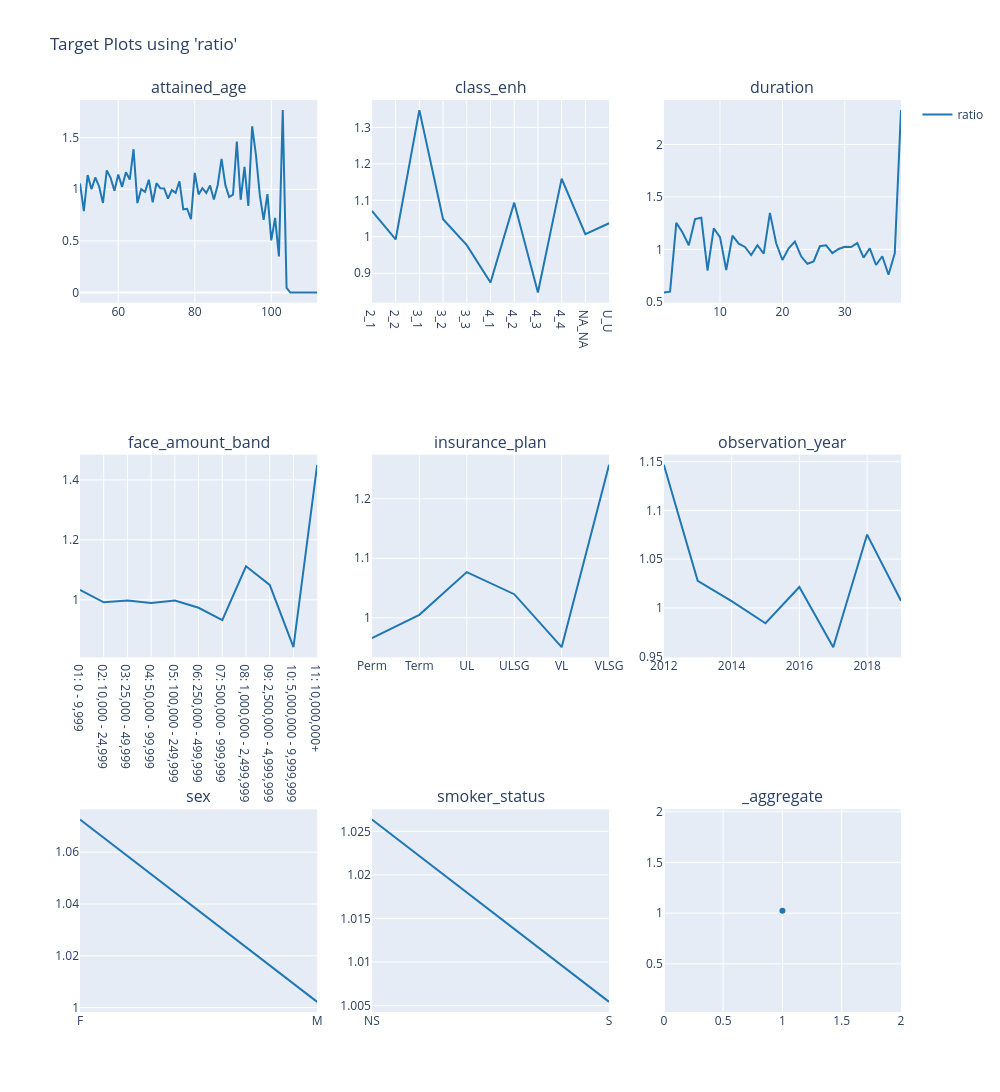

The code cell stored with this chart in its notebook:
### Code cell
# test set
charters.target(
    df=model_data.loc[X_test.index],
    target="ratio",
    cols=3,
    features=model_features,
    numerator=["death_claim_amount"],
    denominator=["exp_amt_neural"],
).show()

### Figure 1 — Plotly figure (JSON) as saved in the notebook; plotly's stock layout.template omitted (floating-point values rounded to 4 significant figures)
{"data": [{"line": {"color": "#1F77B4"}, "mode": "lines", "name": "ratio", "showlegend": true, "type": "scatter", "x": [50, 51, 52, 53, 54, 55, 56, 57, 58, 59, 60, 61, 62, 63, 64, 65, 66, 67, 68, 69, 70, 71, 72, 73, 74, 75, 76, 77, 78, 79, 80, 81, 82, 83, 84, 85, 86, 87, 88, 89, 90, 91, 92, 93, 94, 95, 96, 97, 98, 99, 100, 101, 102, 103, 104, 105, 106, 107, 108, 109, 110, 111, 112], "xaxis": "x", "y": [1.057, 0.7876, 1.138, 1.0, 1.114, 1.027, 0.8672, 1.183, 1.112, 0.9852, 1.143, 1.023, 1.166, 1.094, 1.388, 0.8662, 1.002, 0.9758, 1.092, 0.8744, 1.059, 1.01, 1.008, 0.9092, 0.9924, 0.9656, 1.078, 0.8062, 0.8116, 0.7112, 1.159, 0.9507, 1.01, 0.9645, 1.036, 0.9005, 1.042, 1.294, 1.04, 0.9253, 0.9474, 1.463, 0.8983, 1.217, 0.838, 1.609, 1.332, 0.9455, 0.7035, 0.9537, 0.5052, 0.7238, 0.3497, 1.767, 0.04546, 0.0, 0.0, 0.0, 0.0, 0.0, 0.0, 0.0, 0.0], "yaxis": "y"}, {"line": {"color": "#1F77B4"}, "mode": "lines", "name": "ratio", "showlegend": false, "type": "scatter", "x": ["2_1", "2_2", "3_1", "3_2", "3_3", "4_1", "4_2", "4_3", "4_4", "NA_NA", "U_U"], "xaxis": "x2", "y": [1.071, 0.9927, 1.347, 1.048, 0.977, 0.8745, 1.094, 0.8471, 1.159, 1.007, 1.037], "yaxis": "y2"}, {"line": {"color": "#1F77B4"}, "mode": "lines", "name": "ratio", "showlegend": false, "type": "scatter", "x": [1, 2, 3, 4, 5, 6, 7, 8, 9, 10, 11, 12, 13, 14, 15, 16, 17, 18, 19, 20, 21, 22, 23, 24, 25, 26, 27, 28, 29, 30, 31, 32, 33, 34, 35, 36, 37, 38, 39], "xaxis": "x3", "y": [0.5885, 0.597, 1.253, 1.16, 1.039, 1.289, 1.301, 0.7986, 1.2, 1.117, 0.8026, 1.13, 1.054, 1.023, 0.9454, 1.04, 0.9601, 1.348, 1.058, 0.8983, 1.01, 1.074, 0.9336, 0.8622, 0.8846, 1.029, 1.039, 0.9635, 1.003, 1.025, 1.023, 1.06, 0.9204, 1.01, 0.8509, 0.9346, 0.7584, 0.9627, 2.327], "yaxis": "y3"}, {"line": {"color": "#1F77B4"}, "mode": "lines", "name": "ratio", "showlegend": false, "type": "scatter", "x": ["01: 0 - 9,999", "02: 10,000 - 24,999", "03: 25,000 - 49,999", "04: 50,000 - 99,999", "05: 100,000 - 249,999", "06: 250,000 - 499,999", "07: 500,000 - 999,999", "08: 1,000,000 - 2,499,999", "09: 2,500,000 - 4,999,999", "10: 5,000,000 - 9,999,999", "11: 10,000,000+"], "xaxis": "x4", "y": [1.033, 0.9918, 0.9975, 0.9894, 0.9978, 0.9735, 0.9324, 1.112, 1.05, 0.842, 1.45], "yaxis": "y4"}, {"line": {"color": "#1F77B4"}, "mode": "lines", "name": "ratio", "showlegend": false, "type": "scatter", "x": ["Perm", "Term", "UL", "ULSG", "VL", "VLSG"], "xaxis": "x5", "y": [0.9659, 1.005, 1.077, 1.04, 0.9506, 1.257], "yaxis": "y5"}, {"line": {"color": "#1F77B4"}, "mode": "lines", "name": "ratio", "showlegend": false, "type": "scatter", "x": [2012, 2013, 2014, 2015, 2016, 2017, 2018, 2019], "xaxis": "x6", "y": [1.147, 1.028, 1.007, 0.9842, 1.021, 0.9596, 1.075, 1.007], "yaxis": "y6"}, {"line": {"color": "#1F77B4"}, "mode": "lines", "name": "ratio", "showlegend": false, "type": "scatter", "x": ["F", "M"], "xaxis": "x7", "y": [1.073, 1.002], "yaxis": "y7"}, {"line": {"color": "#1F77B4"}, "mode": "lines", "name": "ratio", "showlegend": false, "type": "scatter", "x": ["NS", "S"], "xaxis": "x8", "y": [1.026, 1.005], "yaxis": "y8"}, {"line": {"color": "#1F77B4"}, "mode": "markers", "name": "ratio", "showlegend": false, "type": "scatter", "x": [1], "xaxis": "x9", "y": [1.024], "yaxis": "y9"}], "layout": {"annotations": [{"font": {"size": 16}, "showarrow": false, "text": "attained_age", "x": 0.1444, "xanchor": "center", "xref": "paper", "y": 1, "yanchor": "bottom", "yref": "paper"}, {"font": {"size": 16}, "showarrow": false, "text": "class_enh", "x": 0.5, "xanchor": "center", "xref": "paper", "y": 1, "yanchor": "bottom", "yref": "paper"}, {"font": {"size": 16}, "showarrow": false, "text": "duration", "x": 0.8556, "xanchor": "center", "xref": "paper", "y": 1, "yanchor": "bottom", "yref": "paper"}, {"font": {"size": 16}, "showarrow": false, "text": "face_amount_band", "x": 0.1444, "xanchor": "center", "xref": "paper", "y": 0.6111, "yanchor": "bottom", "yref": "paper"}, {"font": {"size": 16}, "showarrow": false, "text": "insurance_plan", "x": 0.5, "xanchor": "center", "xref": "paper", "y": 0.6111, "yanchor": "bottom", "yref": "paper"}, {"font": {"size": 16}, "showarrow": false, "text": "observation_year", "x": 0.8556, "xanchor": "center", "xref": "paper", "y": 0.6111, "yanchor": "bottom", "yref": "paper"}, {"font": {"size": 16}, "showarrow": false, "text": "sex", "x": 0.1444, "xanchor": "center", "xref": "paper", "y": 0.2222, "yanchor": "bottom", "yref": "paper"}, {"font": {"size": 16}, "showarrow": false, "text": "smoker_status", "x": 0.5, "xanchor": "center", "xref": "paper", "y": 0.2222, "yanchor": "bottom", "yref": "paper"}, {"font": {"size": 16}, "showarrow": false, "text": "_aggregate", "x": 0.8556, "xanchor": "center", "xref": "paper", "y": 0.2222, "yanchor": "bottom", "yref": "paper"}], "height": 1200, "legend": {"orientation": "v", "x": 1.02, "xanchor": "left", "y": 1, "yanchor": "top"}, "title": {"text": "Target Plots using 'ratio'"}, "width": 1000, "xaxis": {"anchor": "y", "domain": [0, 0.2889]}, "xaxis2": {"anchor": "y2", "domain": [0.3556, 0.6444]}, "xaxis3": {"anchor": "y3", "domain": [0.7111, 1]}, "xaxis4": {"anchor": "y4", "domain": [0, 0.2889]}, "xaxis5": {"anchor": "y5", "domain": [0.3556, 0.6444]}, "xaxis6": {"anchor": "y6", "domain": [0.7111, 1]}, "xaxis7": {"anchor": "y7", "domain": [0, 0.2889]}, "xaxis8": {"anchor": "y8", "domain": [0.3556, 0.6444]}, "xaxis9": {"anchor": "y9", "domain": [0.7111, 1]}, "yaxis": {"anchor": "x", "domain": [0.7778, 1], "type": "-"}, "yaxis2": {"anchor": "x2", "domain": [0.7778, 1]}, "yaxis3": {"anchor": "x3", "domain": [0.7778, 1]}, "yaxis4": {"anchor": "x4", "domain": [0.3889, 0.6111]}, "yaxis5": {"anchor": "x5", "domain": [0.3889, 0.6111]}, "yaxis6": {"anchor": "x6", "domain": [0.3889, 0.6111]}, "yaxis7": {"anchor": "x7", "domain": [0, 0.2222]}, "yaxis8": {"anchor": "x8", "domain": [0, 0.2222]}, "yaxis9": {"anchor": "x9", "domain": [0, 0.2222]}}}
